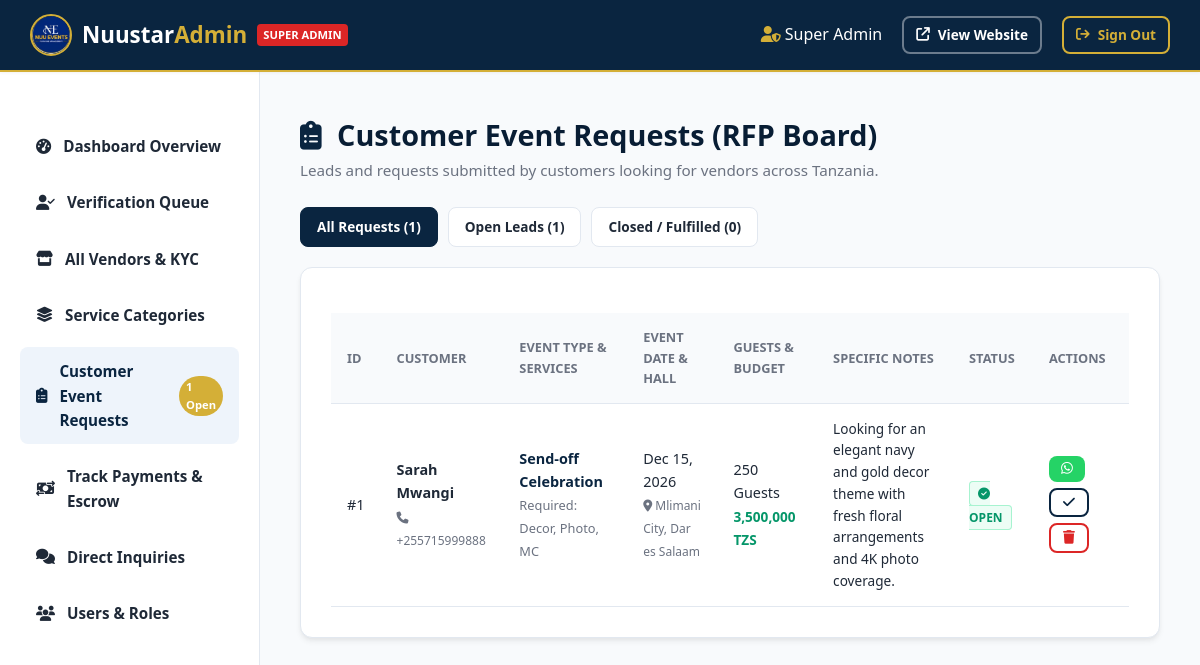
The app's page /admin/requests.php (signed in) with its own data.
### tables this page shows
CREATE TABLE IF NOT EXISTS `event_requests` (
  `id` INT AUTO_INCREMENT PRIMARY KEY,
  `customer_name` VARCHAR(150) NOT NULL,
  `phone` VARCHAR(50) NOT NULL,
  `event_type` VARCHAR(100) NOT NULL,
  `services_needed` VARCHAR(255) NOT NULL,
  `event_date` DATE NOT NULL,
  `location` VARCHAR(150) NOT NULL,
  `guest_count` INT NOT NULL DEFAULT 100,
  `budget_tzs` VARCHAR(100) NOT NULL,
  `details` TEXT DEFAULT NULL,
  `status` ENUM('open', 'matched', 'closed') DEFAULT 'open',
  `created_at` TIMESTAMP DEFAULT CURRENT_TIMESTAMP
);

### admin/requests.php (the view, shortened to what this page needs)
<?php
require_once 'includes/header.php';
$statusFilter = $_GET['status'] ?? '';
$sql = "SELECT * FROM event_requests WHERE 1=1";
$params = [];
$sql .= " ORDER BY created_at DESC";
$stmt = $pdo->prepare($sql);
$stmt->execute($params);
$requests = $stmt->fetchAll();
$countOpen = (int)$pdo->query("SELECT COUNT(*) FROM event_requests WHERE status = 'open'")->fetchColumn();
$countClosed = (int)$pdo->query("SELECT COUNT(*) FROM event_requests WHERE status = 'closed'")->fetchColumn();
$countTotal = (int)$pdo->query("SELECT COUNT(*) FROM event_requests")->fetchColumn();
?>
<div style="margin-bottom: 25px;">
    <h1 style="font-size: 1.8rem; font-weight: 800; color: var(--dark);"><i class="fa-solid fa-clipboard-list" style="color: var(--primary); margin-right: 8px;"></i> Customer Event Requests (RFP Board)</h1>
    <p style="color: var(--text-muted); font-size: 0.95rem;">Leads and requests submitted by customers looking for vendors across Tanzania.</p>
</div>
<div class="filter-tabs">
    <a href="requests.php" class="filter-tab-btn <?php echo empty($statusFilter) ? 'active' : ''; ?>">
        All Requests (<?php echo $countTotal; ?>)
    </a>
    <a href="requests.php?status=open" class="filter-tab-btn <?php echo $statusFilter === 'open' ? 'active' : ''; ?>">
        Open Leads (<?php echo $countOpen; ?>)
    </a>
    <a href="requests.php?status=closed" class="filter-tab-btn <?php echo $statusFilter === 'closed' ? 'active' : ''; ?>">
        Closed / Fulfilled (<?php echo $countClosed; ?>)
    </a>
</div>
<div class="content-box">
    <?php if (empty($requests)): ?>
        <div style="text-align: center; padding: 40px; color: var(--text-muted);">
            <i class="fa-solid fa-inbox" style="font-size: 2rem; margin-bottom: 10px; color: #cbd5e1;"></i>
            <p>No event requests found in this category.</p>
        </div>
    <?php else: ?>
        <div style="overflow-x: auto;">
            <table class="data-table">
                <thead>
                    <tr>
                        <th>ID</th>
                        <th>Customer</th>
                        <th>Event Type & Services</th>
                        <th>Event Date & Hall</th>
                        <th>Guests & Budget</th>
                        <th>Specific Notes</th>
                        <th>Status</th>
                        <th>Actions</th>
                    </tr>
                </thead>
                <tbody>
                    <?php foreach ($requests as $r): ?>
                    <tr>
                        <td>#<?php echo $r['id']; ?></td>
                        <td>
                            <strong><?php echo htmlspecialchars($r['customer_name']); ?></strong><br>
                            <small style="color: var(--text-muted);"><i class="fa-solid fa-phone"></i> <?php echo htmlspecialchars($r['phone']); ?></small>
                        </td>
                        <td>
                            <strong style="color: var(--primary);"><?php echo htmlspecialchars($r['event_type']); ?></strong><br>
                            <span style="font-size: 0.8rem; color: var(--text-muted);">Required: <?php echo htmlspecialchars($r['services_needed']); ?></span>
                        </td>
                        <td>
                            <?php echo date('M d, Y', strtotime($r['event_date'])); ?><br>
                            <small style="color: var(--text-muted);"><i class="fa-solid fa-location-dot"></i> <?php echo htmlspecialchars($r['location']); ?></small>
                        </td>
                        <td>
                            <?php echo (int)$r['guest_count']; ?> Guests<br>
                            <strong style="color: #059669; font-size: 0.85rem;"><?php echo htmlspecialchars($r['budget_tzs']); ?></strong>
                        </td>
                        <td style="max-width: 250px; font-size: 0.85rem; color: var(--text-main);">
                            <?php echo nl2br(htmlspecialchars($r['details'] ?? '')); ?>
                        </td>
                        <td>
                            <?php if ($r['status'] === 'open'): ?>
                                <span class="badge-status badge-verified-status"><i class="fa-solid fa-circle-check"></i> Open</span>
                            <?php else: ?>
                                <span class="badge-status badge-rejected-status"><i class="fa-solid fa-check-double"></i> Closed</span>
                            <?php endif; ?>
                        </td>
                        <td>
                            <div class="admin-table-actions">
                                <a href="https://wa.me/<?php echo preg_replace('/[^0-9]/', '', $r['phone']); ?>?text=Hello%20<?php echo urlencode($r['customer_name']); ?>%2C%20this%20is%20Nuustar%20Events%20Admin%20regarding%20your%20request%20for%20<?php echo urlencode($r['event_type']); ?>." target="_blank" class="btn btn-whatsapp btn-sm" title="WhatsApp Customer">
                                    <i class="fa-brands fa-whatsapp"></i>
                                </a>
                                <?php if ($r['status'] === 'open'): ?>
                                    <a href="requests.php?action=close&id=<?php echo $r['id']; ?>" class="btn btn-outline btn-sm" title="Mark as Closed" onclick="return confirm('Mark this request as fulfilled/closed?')">
                                        <i class="fa-solid fa-check"></i>
                                    </a>
                                <?php else: ?>
                                    <a href="requests.php?action=reopen&id=<?php echo $r['id']; ?>" class="btn btn-outline btn-sm" title="Reopen Request" onclick="return confirm('Reopen this request?')">
                                        <i class="fa-solid fa-rotate-left"></i>
                                    </a>
                                <?php endif; ?>
                                <a href="requests.php?action=delete&id=<?php echo $r['id']; ?>" class="btn btn-outline btn-sm" style="color: #dc2626; border-color: #dc2626;" title="Delete" onclick="return confirm('Delete this request?')">
                                    <i class="fa-solid fa-trash"></i>
                                </a>
                            </div>
                        </td>
                    </tr>
                    <?php endforeach; ?>
                </tbody>
            </table>
        </div>
    <?php endif; ?>
</div>
<?php require_once 'includes/footer.php'; ?>

### css/style.css (style rules this page uses)
:root { --primary: #0a2540; --primary-hover: #07192b; --primary-light: #eef4fb; --accent: #d4af37; --accent-hover: #b89428; --dark: #081d34; --text-main: #1f2937; --text-muted: #6b7280; --bg-light: #f8fafc; --white: #ffffff; --border: #e2e8f0; --card-shadow: 0 4px 6px -1px rgba(0, 0, 0, 0.07), 0 2px 4px -1px rgba(0, 0, 0, 0.04); --card-shadow-hover: 0 10px 15px -3px rgba(10, 37, 64, 0.12), 0 4px 6px -2px rgba(10, 37, 64, 0.06); --radius-sm: 8px; --radius-md: 12px; --radius-lg: 16px; --transition: all 0.25s ease-in-out; }
* { margin: 0; padding: 0; box-sizing: border-box; font-family: 'Segoe UI', system-ui, -apple-system, BlinkMacSystemFont, Roboto, sans-serif; }
body { background-color: var(--bg-light); color: var(--text-main); line-height: 1.6; min-height: 100vh; display: flex; flex-direction: column; }
a { text-decoration: none; color: inherit; transition: var(--transition); }
.btn { display: inline-flex; align-items: center; justify-content: center; gap: 8px; padding: 10px 20px; border-radius: var(--radius-sm); font-weight: 600; font-size: 0.95rem; cursor: pointer; border: none; transition: var(--transition); text-align: center; }
.btn-outline { background-color: transparent; border: 2px solid var(--primary); color: var(--primary); }
.btn-whatsapp { background-color: #25d366; color: var(--white); }
.btn-sm { padding: 6px 12px; font-size: 0.85rem; }
.content-box { background: var(--white); padding: 30px; border-radius: var(--radius-md); border: 1px solid var(--border); margin-bottom: 30px; box-shadow: var(--card-shadow); }
.data-table { width: 100%; border-collapse: collapse; margin-top: 15px; }
.data-table th, .data-table td { padding: 14px 16px; text-align: left; border-bottom: 1px solid var(--border); font-size: 0.9rem; }
.data-table th { background: #f8fafc; color: var(--text-muted); font-weight: 700; text-transform: uppercase; font-size: 0.8rem; }

### admin/includes/header.php (style rules this page uses)
.admin-table-actions { display: flex; gap: 6px; align-items: center; flex-wrap: wrap; }
.filter-tabs { display: flex; gap: 10px; margin-bottom: 20px; flex-wrap: wrap; }
.filter-tab-btn { padding: 8px 16px; border-radius: var(--radius-sm); background: #fff; border: 1px solid var(--border); font-size: 0.85rem; font-weight: 600; color: var(--text-main); text-decoration: none; display: inline-flex; align-items: center; gap: 6px; transition: var(--transition); }
.filter-tab-btn:hover, .filter-tab-btn.active { background: var(--primary); color: #fff; border-color: var(--primary); }
.badge-status { padding: 3px 8px; border-radius: 4px; font-size: 0.75rem; font-weight: 700; text-transform: uppercase; }
.badge-verified-status { background: #ecfdf5; color: #059669; border: 1px solid #a7f3d0; }

### records on screen
event_requests: id "1", customer_name "Sarah Mwangi", phone "+255715999888", event_type "Send-off Celebration", services_needed "Decor, Photo, MC", event_date "Dec 15, 2026", location "Mlimani City, Dar es Salaam", guest_count "250", budget_tzs "3,500,000 TZS", details "Looking for an elegant navy and gold decor theme with fresh floral arrangements and 4K photo coverage.", status "open" (drawn)

### other values on screen
$currentAdminName "Super Admin"
$badgeOpenRequests "1"
$countTotal "1"
$countOpen "1"
$countClosed "0"
